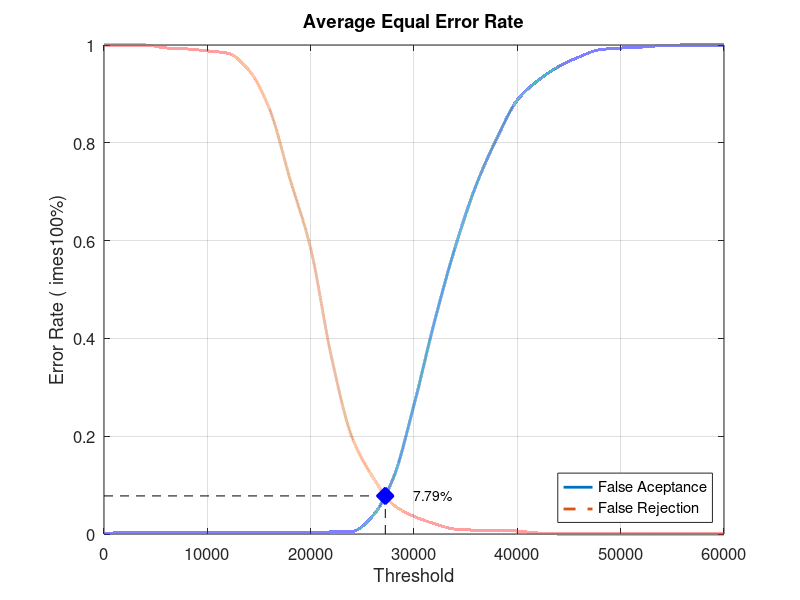
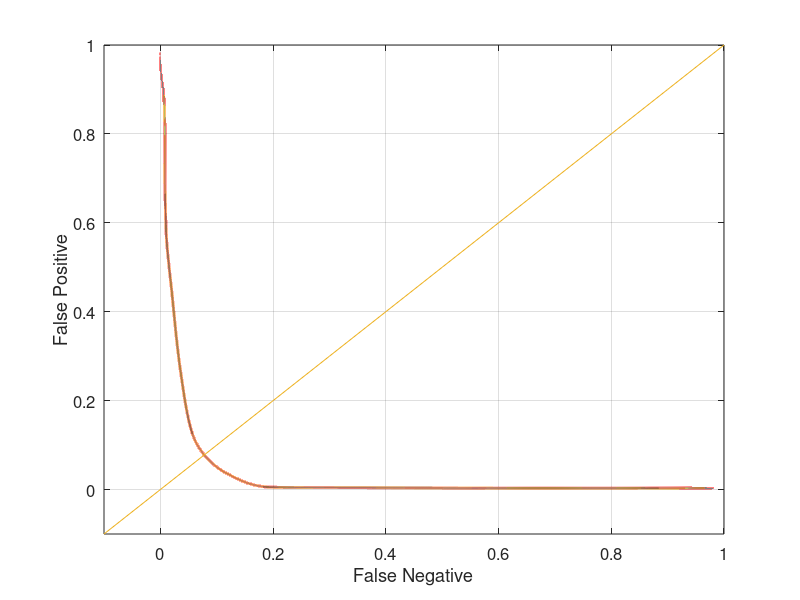

These charts were generated, in order, by the following MATLAB code:
close all;
clear;
clc;
x = 0:2000:60000;
xq = 0:0.5:60000;

y0 = [0 0.0031579 0.0031579 0.0031579 0.0031579 0.0031579 0.0031579 0.0031579 0.0031579 0.0031579 0.0031579 0.00421053 0.00526316 0.0368421 0.114737 0.264211 0.435789 0.587368 0.712632 0.808421 0.887369 0.927368 0.955789 0.975789 0.990526 0.993684 0.99579 0.998947 1 1 1]
yy0 = interp1(x, y0, xq, 'pchip');
y1 = [1 1 1 0.994 0.992 0.988 0.983 0.949 0.87 0.726 0.584 0.363 0.198 0.117 0.06 0.036 0.021 0.01 0.008 0.008 0.006 0.002 0 0 0 0 0 0 0 0 0]
yy1 = interp1(x, y1, xq, 'pchip');

% Calculating EER: 
y2 = abs(y0 - y1);
find(y2 == min(y2))
yy2 = abs(yy0 - yy1);
xEER = find(yy2 == min(yy2));
xEERIndex = xq(xEER) % X-axis EER
yEER = yy0(xEER) % Y-axis EER

main = figure
plot(xq, yy0,'-','LineWidth', 2);	hold on
plot(xq, yy1,'--','LineWidth', 2);	hold on
plot([xEERIndex xEERIndex], [0 yEER], 'k--');	hold on
plot([0 xEERIndex], [yEER yEER], 'k--');	hold on
plot(xEERIndex, yEER, 'bx', 'LineWidth', 10);	hold on
text(xEERIndex + 10 * xEERIndex / 100, yEER, [num2str(round((10000 * yEER)) / 100) '%'])
legend('False Aceptance', 'False Rejection', 'Location', 'SouthEast')
xlabel('Threshold')
ylabel('Error Rate (	imes100%)')
title('Average Equal Error Rate')
set(gca, 'FontSize', 12)
axis([0 60000 0 1])
grid on

print(main, 'Database3AverageMain', '-dpng');
FNRxFPR = figure('Color', [1 1 1]);
plot(yy1, yy0, '-', yy1, yy0, 'LineWidth', 2);
hold on
y = -0.1:0.1:1
plot(y, y); 
set(gca, 'FontSize', 12)
xlabel('False Negative')
ylabel('False Positive')
axis([-0.1 1 -0.1 1])
set(gca, 'FontSize', 12)
grid on

print(FNRxFPR, 'Database3AverageFNRxFPR','-dpng');
